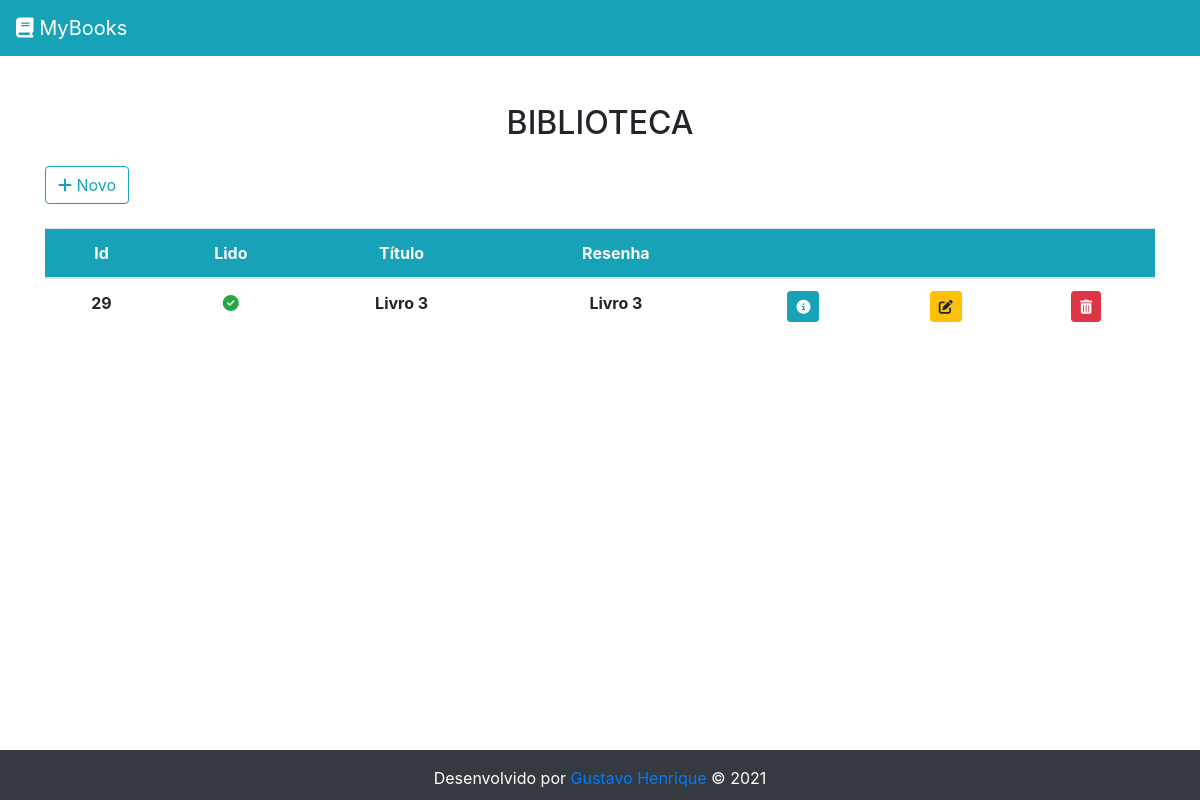
Before: / with the older database file.
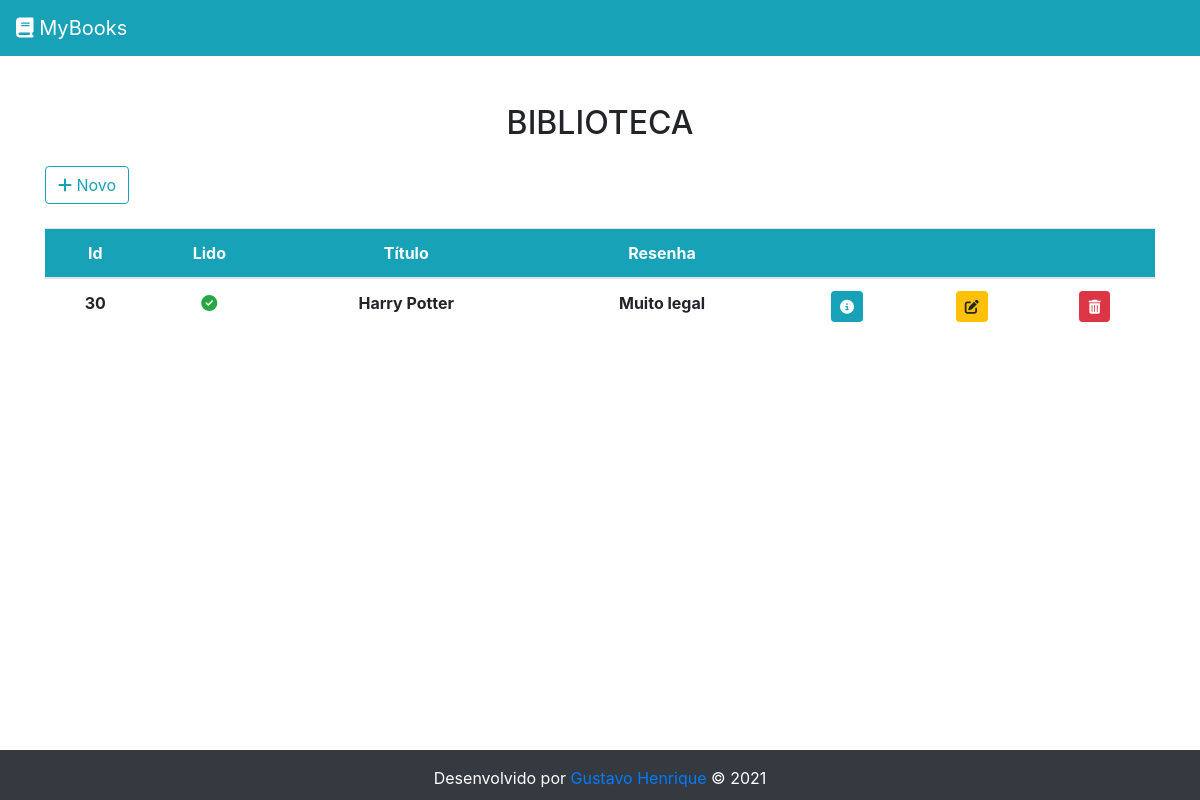
After: the same page with the newer database file.
### core/models.py (models this page shows, shortened)
class Base(models.Model):
    criado_em = models.DateField('Criação', auto_now_add=True)
    modificado_em = models.DateField('Atualização', auto_now=True)
    lido = models.BooleanField('Lido')
    class Meta:
        abstract = True

class Book(Base):
    titulo = models.CharField('Titulo', max_length=100)
    resenha = models.CharField('Resenha', max_length=255)
    class Meta:
        verbose_name = 'Book'
        verbose_name_plural = 'Books'

### core/views.py (the view)
# urls.py: path('', BookListView.as_view(), name='list'),
class BookListView(ListView):
    template_name = 'index.html'
    model = Book
    queryset = Book.objects.all()
    context_object_name = 'books'

### core/templates/index.html
{% extends 'base.html' %}
{% load static %}
{% block content %}
        {% include 'list_books.html' %}
        {% include 'footer.html' %}
{% endblock %}

### core/templates/base.html (shortened to what this page needs)
{% load static %}
<!DOCTYPE html>
<html lang="pt-br">
<head>
    <link rel="stylesheet" href="https://stackpath.bootstrapcdn.com/bootstrap/4.1.3/css/bootstrap.min.css">
    <link rel="stylesheet" href="{% static 'main.css' %}">
</head>
<body>
  <header>
    <nav class="navbar navbar-dark bg-info">
        <a class="navbar-brand" href="{% url 'list' %}"><i class="fas fa-book"></i> MyBooks</a>
    </nav>
  </header>
    {% block content %} {% endblock %}
</body>
</html>

### core/templates/list_books.html
{% load static %}
{% block content %}
<main class="site-content">
  <h2 class="text-center mt-5">BIBLIOTECA</h2>
    <div class="container mt-4">
      <a href="{% url 'create' %}"><button type="button" class="btn btn-outline-info mb-4"><i class="fas fa-plus"></i> Novo</button></a>
      {% if books %}
      <table class="table table-hover table-responsive-sm">
        <thead class="text-center bg-info text-light">
          <tr>
            <th scope="col ">Id</th>
            <th scope="col">Lido</th>
            <th scope="col">Título</th>
            <th scope="col">Resenha</th>
            <th scope="col"></th>
            <th scope="col"></th>
            <th scope="col"></th>
          </tr>
        </thead>
        {% for b in books %}
        <tbody class="text-center">
          <tr>
            <th scope="col">{{ b.id }}</th>
            {% if b.lido %}
            <th scope="col" class="text-success"><i class="fas fa-check-circle"></i></th>
            {% else %}
            <th scope="col" class="text-warning"><i class="fas fa-clock"></i></i></th>
            {% endif %}
            <th scope="col">{{ b.titulo }}</th>
            <th scope="col">{{ b.resenha }}</th>
            <th scope="col"><a href="{% url 'detail' b.id %}" class="btn btn-info btn-sm"><i class="fas fa-info-circle"></i></a></th>
            <th scope="col"><a href="{% url 'update' b.id %}" class="btn btn-warning btn-sm"><i class="fas fa-edit"></i></a></th>
            <th scope="col"><a href="{% url 'delete' b.id %}" class="btn btn-danger btn-sm"><i class="fas fa-trash-alt"></i></a></th>
          </tr>
        </tbody>
        {% endfor %}
      </table>
      {% else %}
      <h3 class="text-center">Não existem livros cadastrados :(</h3>
      {% endif %}
    </div>
  {% endblock %}
</main>

### core/templates/footer.html (shortened to what this page needs)
{% load static %}
{% block content %}
<footer id="rodape" class="container-fluid bg-dark text-white text-center">
      <p class="">Desenvolvido por <a href="https://www.linkedin.com/in/gustavo-henrique-oliveira-dos-santos-028aa4181/" target="_blank">Gustavo Henrique</a> &copy; 2021</p>
</footer>
{% endblock %}

### core/static/main.css (style rules this page uses)
html, body { margin: 0px; padding: 0px; }
body { display: flex; flex-direction: column; min-height: 100vh; }
.site-content { flex: 1; }
#rodape { height: 50px; }

Changed rows visible on the page:
removed Book: id "29", lido True (drawn), titulo "Livro 3", resenha "Livro 3"
added Book: id "30", lido True (drawn), titulo "Harry Potter", resenha "Muito legal"
